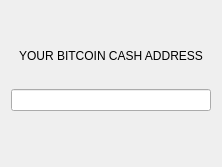
<?xml version="1.0" encoding="UTF-8"?>
<ui version="4.0">
 <class>recievebitcoincash</class>
 <widget class="QDialog" name="recievebitcoincash">
  <property name="geometry">
   <rect>
    <x>0</x>
    <y>0</y>
    <width>222</width>
    <height>167</height>
   </rect>
  </property>
  <property name="windowTitle">
   <string>Recieve Bitcoin Cash</string>
  </property>
  <layout class="QGridLayout" name="gridLayout_3">
   <item row="0" column="0">
    <layout class="QGridLayout" name="gridLayout">
     <item row="0" column="0" colspan="3">
      <widget class="QFrame" name="frame">
       <property name="frameShape">
        <enum>QFrame::NoFrame</enum>
       </property>
       <property name="frameShadow">
        <enum>QFrame::Raised</enum>
       </property>
       <layout class="QGridLayout" name="gridLayout_2">
        <item row="0" column="0">
         <widget class="QLabel" name="qrlabel">
          <property name="text">
           <string/>
          </property>
         </widget>
        </item>
       </layout>
      </widget>
     </item>
     <item row="1" column="1">
      <widget class="QLabel" name="label">
       <property name="text">
        <string>YOUR BITCOIN CASH ADDRESS</string>
       </property>
       <property name="alignment">
        <set>Qt::AlignCenter</set>
       </property>
      </widget>
     </item>
     <item row="2" column="0">
      <spacer name="horizontalSpacer">
       <property name="orientation">
        <enum>Qt::Horizontal</enum>
       </property>
       <property name="sizeHint" stdset="0">
        <size>
         <width>40</width>
         <height>20</height>
        </size>
       </property>
      </spacer>
     </item>
     <item row="2" column="2">
      <spacer name="horizontalSpacer_2">
       <property name="orientation">
        <enum>Qt::Horizontal</enum>
       </property>
       <property name="sizeHint" stdset="0">
        <size>
         <width>40</width>
         <height>20</height>
        </size>
       </property>
      </spacer>
     </item>
    </layout>
   </item>
   <item row="2" column="0">
    <widget class="QLabel" name="address_label_1">
     <property name="font">
      <font>
       <pointsize>12</pointsize>
      </font>
     </property>
     <property name="text">
      <string/>
     </property>
     <property name="alignment">
      <set>Qt::AlignCenter</set>
     </property>
    </widget>
   </item>
   <item row="1" column="0">
    <widget class="QLineEdit" name="address_label">
     <property name="readOnly">
      <bool>true</bool>
     </property>
    </widget>
   </item>
  </layout>
 </widget>
 <resources/>
 <connections/>
</ui>
